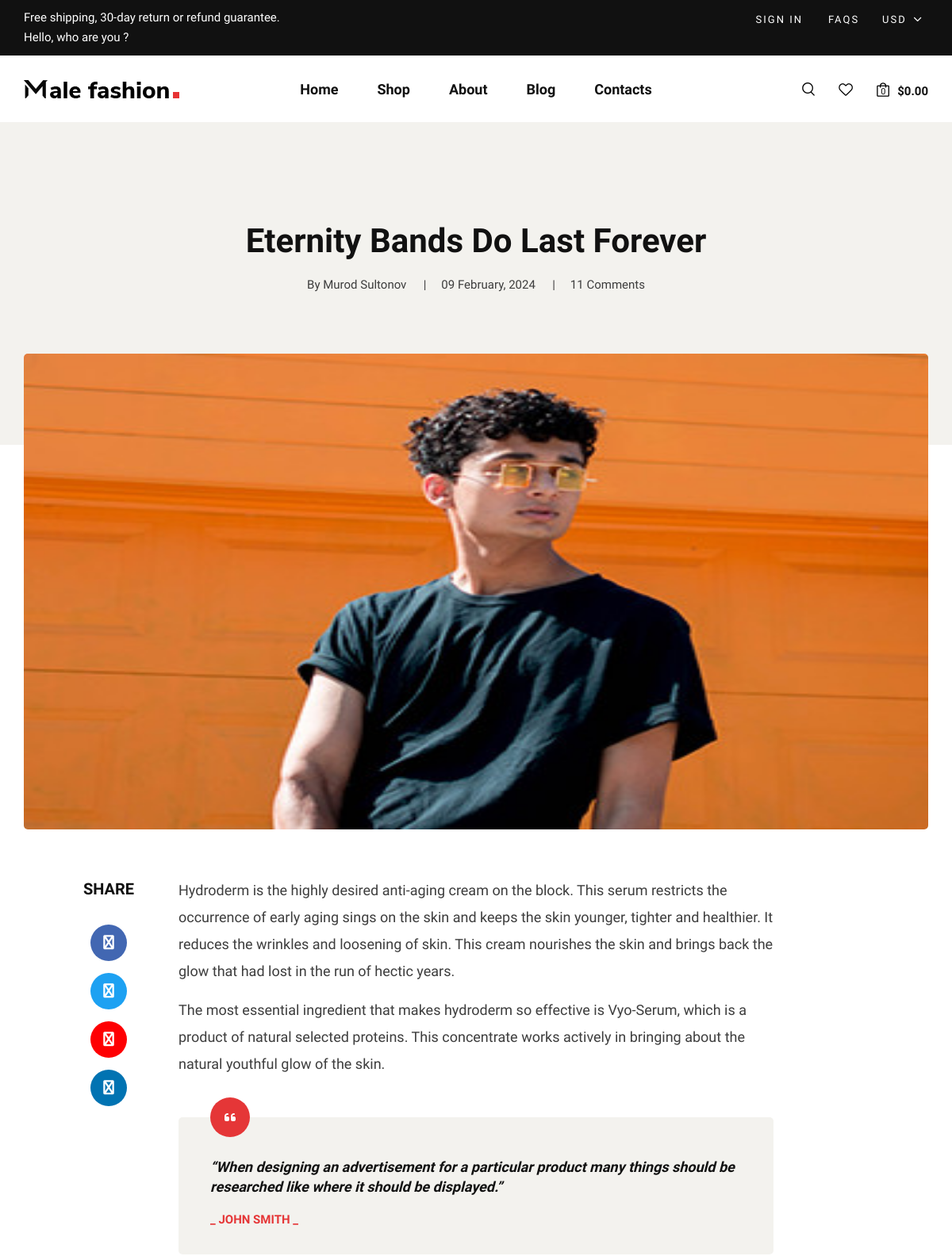
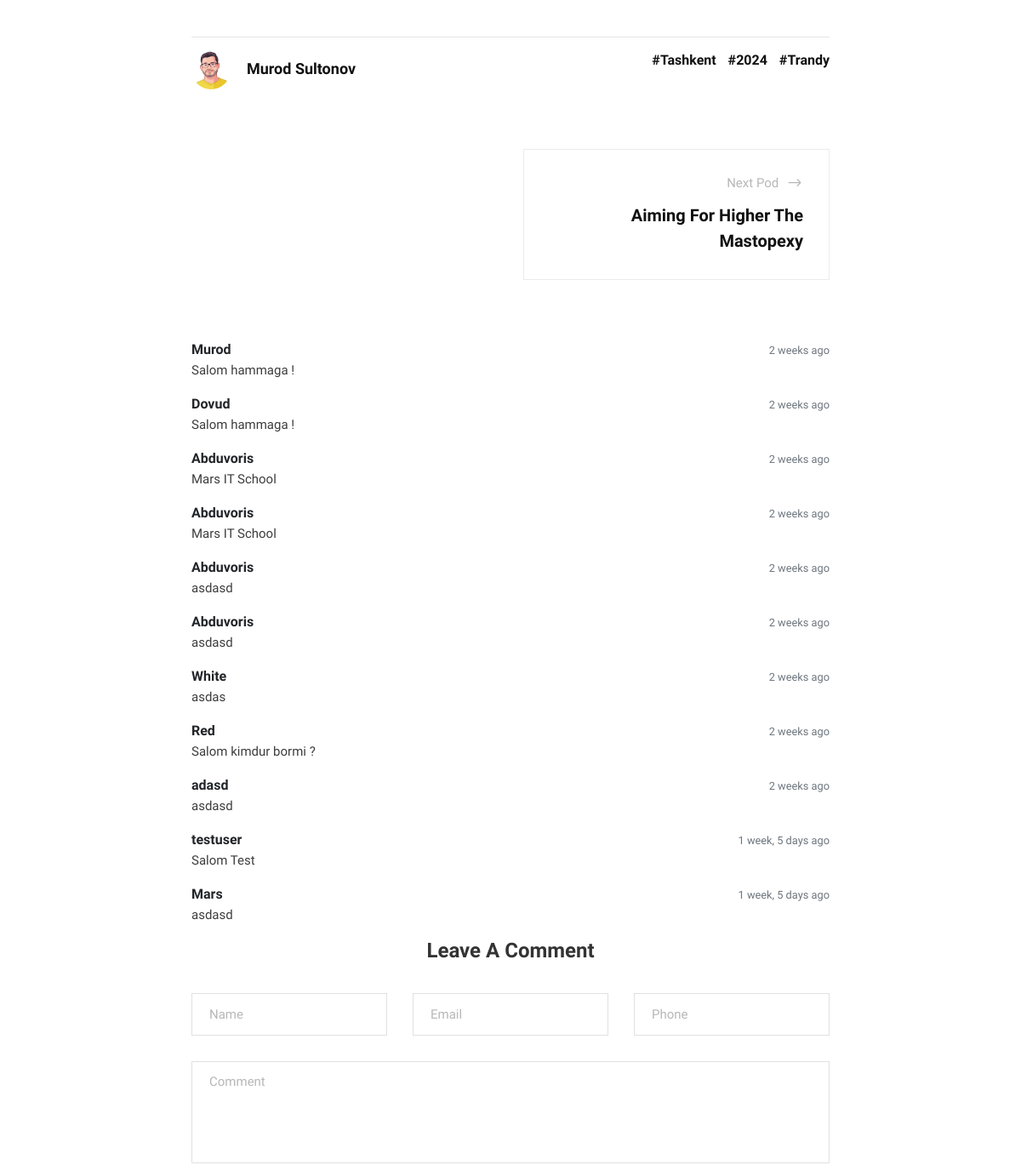
The app's page /blogs/posts/1/ (upper part), older data (2 pictures, top to bottom).
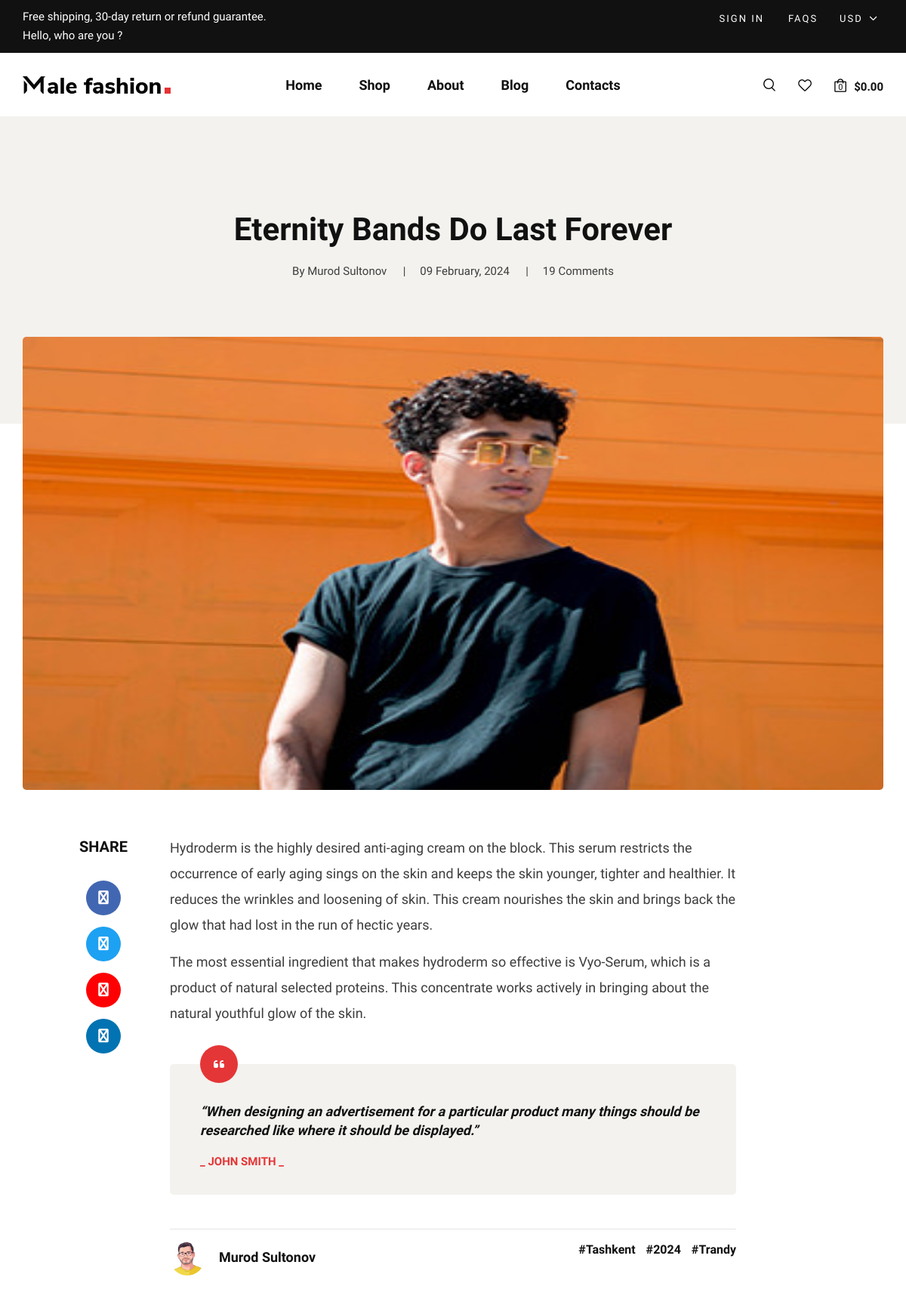
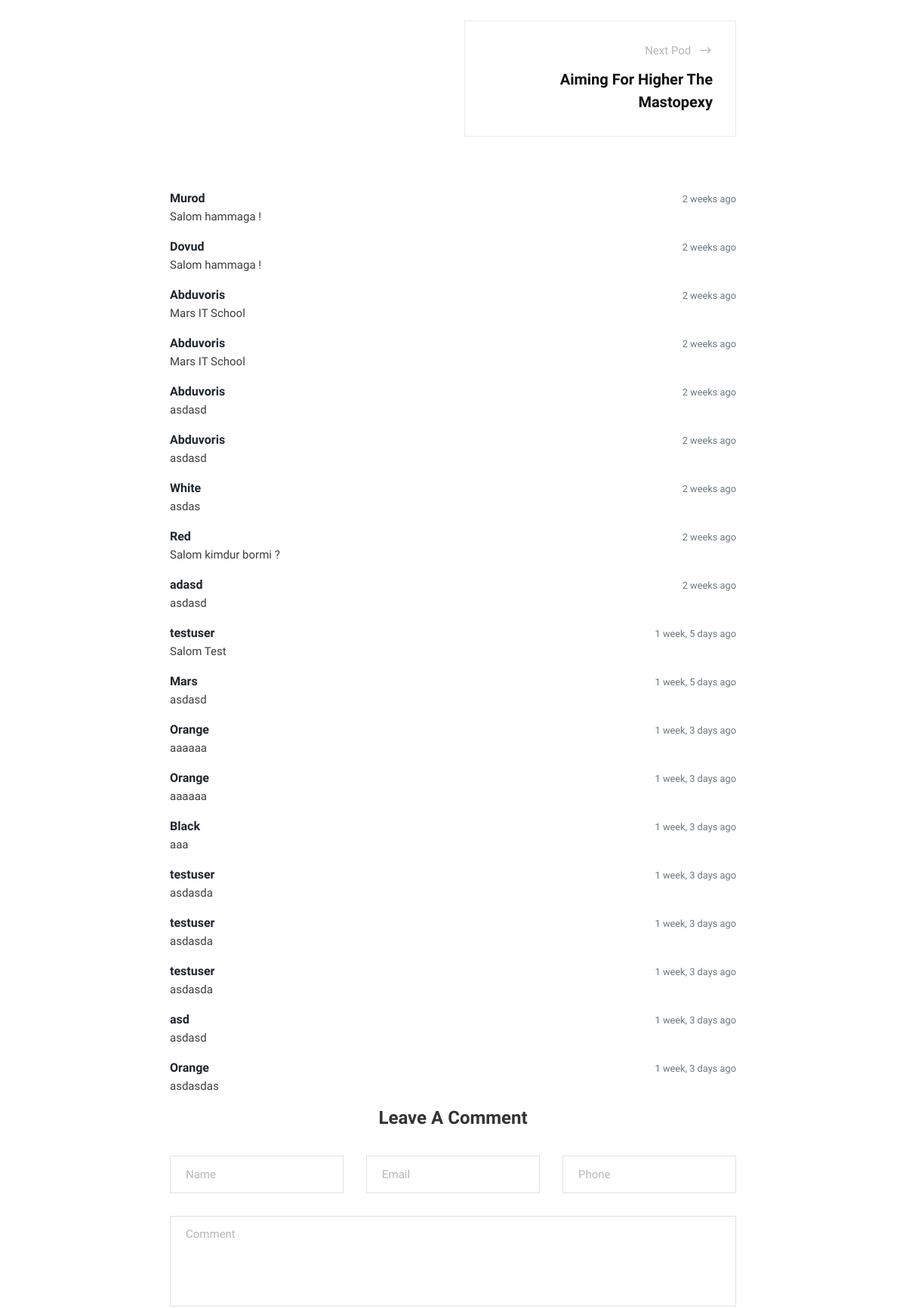
The same page, newer data (2 pictures, top to bottom).
### blogs/models.py (models this page shows, shortened)
class PostModel(models.Model):
    title = models.CharField(max_length=64)
    description = models.TextField()
    short_description = models.TextField(null=True)
    image = models.ImageField(upload_to="posts")
    tags = models.ManyToManyField(TagModel)
    author = models.ForeignKey(AuthorModel, on_delete=models.CASCADE)
    created_at = models.DateTimeField(auto_now_add=True)
    updated_at = models.DateTimeField(auto_now=True)
    def __str__(self):
        return self.title
    def get_previous(self):
        return self.get_previous_by_created_at()
    def get_next(self):
        return self.get_next_by_created_at()
    class Meta:
        verbose_name = "Post"
        verbose_name_plural = "Posts"

class CommentModel(models.Model):
    name = models.CharField(max_length=36)
    email = models.EmailField()
    phone = models.CharField(max_length=13)
    comments = models.TextField()
    post = models.ForeignKey(PostModel, on_delete=models.CASCADE, related_name="comments")
    created_at = models.DateTimeField(auto_now_add=True, null=True)
    updated_at = models.DateTimeField(auto_now=True)
    class Meta:
        verbose_name = "Comment"
        verbose_name_plural = "Comments"

class AuthorModel(models.Model):
    full_name = models.CharField(max_length=64)
    avatar = models.ImageField(upload_to="authors/avatar")
    date_of_birth = models.DateField()
    class Meta:
        verbose_name = "Author"
        verbose_name_plural = "Authors"

### products/models.py (models this page shows, shortened)
class TagModel(models.Model):
    title = models.CharField(max_length=24)
    class Meta:
        verbose_name = "Tag"
        verbose_name_plural = "Tags"

### blogs/views.py (the view)
# urls.py: path('posts/<int:pk>/', BlogDetailView.as_view(), name='detail'),
class BlogDetailView(DetailView):
    template_name = 'blog-details.html'
    model = PostModel
    context_object_name = 'post'

### templates/blog-details.html (shortened to what the changed rows need)
{% extends 'layouts/base.html' %}
{% load static %}
{% block content %}
     <section class="blog-hero spad">
        <div class="container">
            <div class="row d-flex justify-content-center">
                <div class="col-lg-9 text-center">
                    <div class="blog__hero__text">
                        <h2>{{ post.title }}</h2>
                        <ul>
                            <li>By {{ post.author.full_name }}</li>
                            <li>{{ post.created_at|date:'d F, Y' }}</li>
                            <li>{{ post.comments.all.count }} Comments</li>
                        </ul>
                    </div>
                </div>
            </div>
        </div>
    </section>
    <section class="blog-details spad">
        <div class="container">
            <div class="row d-flex justify-content-center">
                <div class="col-lg-12">
                    <div class="blog__details__pic">
                        <img height="600" src="{{ post.image.url }}" alt="">
                    </div>
                </div>
                <div class="col-lg-8">
                    <div class="blog__details__content">
                        <div class="blog__details__text">
                            <p>{{ post.description }}</p>
                            <p>{{ post.short_description }}</p>
                        </div>
                        <div class="blog__details__option">
                            <div class="row">
                                <div class="col-lg-6 col-md-6 col-sm-6">
                                    <div class="blog__details__author">
                                        <div class="blog__details__author__pic">
                                            <img src="{{ post.author.avatar.url }}" alt="">
                                        </div>
                                        <div class="blog__details__author__text">
                                            <h5>{{ post.author.full_name }}</h5>
                                        </div>
                                    </div>
                                </div>
                                <div class="col-lg-6 col-md-6 col-sm-6">
                                    <div class="blog__details__tags">
                                        {% for tag in post.tags.all %}
                                            <a href="{% url 'pages:blog' %}?tag={{ tag.title }}">#{{ tag.title }}</a>
                                        {% endfor %}
                                    </div>
                                </div>
                            </div>
                        </div>
                        <div class="blog__details__btns">
                            <div class="row">
                                <div class="col-lg-6 col-md-6 col-sm-6">
                                    {% if post.get_next %}
                                        <a href="{% url 'blogs:detail' pk=post.get_next.pk %}" class="blog__details__btns__item blog__details__btns__item--next">
                                            <p>Next Pod <span class="arrow_right"></span></p>
                                            <h5>{{ post.get_next }}</h5>
                                        </a>
                                    {% endif %}
                                </div>
                            </div>
                        </div>
                        <div class="comment__section">
                            <ul>
                                {% for comment in post.comments.all %}
                                <li class="media">
                                    <div class="media-body">
                                        <span class="text-muted pull-right">
                                            <small class="text-muted">
                                                {{ comment.created_at|timesince }} ago
                                            </small>
                                        </span>
                                        <strong>
                                            {{ comment.name }}
                                        </strong>
                                        <p>
                                            {{ comment.comments }}
                                        </p>
                                    </div>
                                </li>
                                {% endfor %}
                            </ul>
                        </div>
                    </div>
                </div>
            </div>
        </div>
    </section>
{% endblock %}

Row changes from the older to the newer data that the page shows:
computed for PostModel "Eternity Bands Do Last Forever": comments.all.count "11" → "19"
added CommentModel: created_at "1 week, 3 days", name "Orange", comments "aaaaaa"
added CommentModel: created_at "1 week, 3 days", name "Orange", comments "aaaaaa"
added CommentModel: created_at "1 week, 3 days", name "Black", comments "aaa"
added CommentModel: created_at "1 week, 3 days", name "testuser", comments "asdasda"
added CommentModel: created_at "1 week, 3 days", name "testuser", comments "asdasda"
added CommentModel: created_at "1 week, 3 days", name "testuser", comments "asdasda"
added CommentModel: created_at "1 week, 3 days", name "asd", comments "asdasd"
added CommentModel: created_at "1 week, 3 days", name "Orange", comments "asdasdas"
